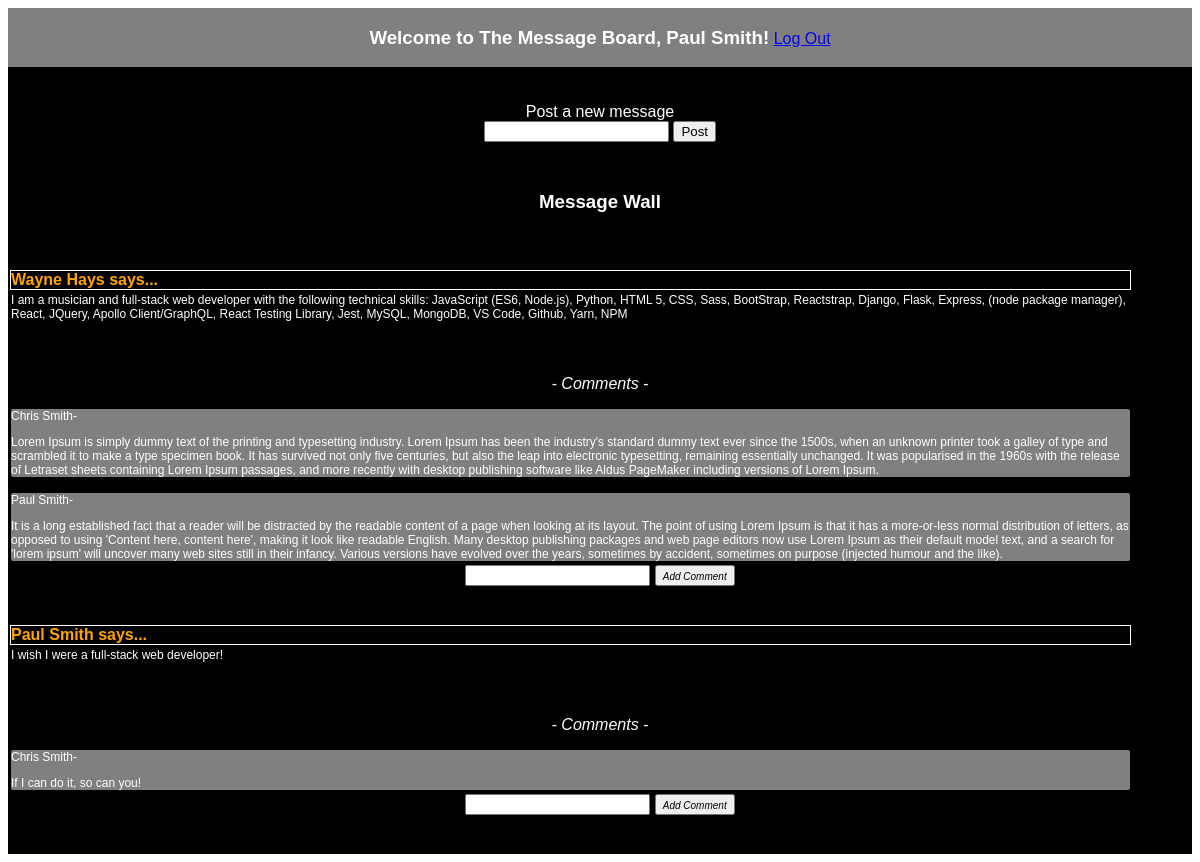
/wall (signed in), run on the app's committed database.
### wall_app/models.py (models this page shows)
class User(models.Model):
    fname = models.CharField(max_length=10)
    lname = models.CharField(max_length=10)
    email = models.CharField(max_length=20)
    password = models.CharField(max_length=20)
    created_at = models.DateTimeField(auto_now_add=True)
    updated_at = models.DateTimeField(auto_now=True)
    objects = UserManager()

class Message(models.Model):
    message = models.TextField()
    user = models.ForeignKey(
        User, related_name='messages', on_delete=models.CASCADE)
    created_at = models.DateTimeField(auto_now_add=True)
    updated_at = models.DateTimeField(auto_now=True)

class Comment(models.Model):
    comment = models.TextField()
    user = models.ForeignKey(
        User, related_name='user_comments', on_delete=models.CASCADE)
    message = models.ForeignKey(
        Message, related_name='message_comments', on_delete=models.CASCADE)
    created_at = models.DateTimeField(auto_now_add=True)
    updated_at = models.DateTimeField(auto_now=True)

### wall_app/views.py (the view)
# urls.py: path('wall', views.wall),
def wall(request):
    if 'emails' not in request.session:
        return redirect("/")
    context = {
        'user': User.objects.get(email=request.session['emails']),
        'posted_msg': Message.objects.all(),
    }
    return render(request, "wall.html", context)

### wall_app/templates/wall.html (shortened to what this page needs)
<!DOCTYPE html>
<html lang="en">
  <head>
    {% load static %}
    <link rel="stylesheet" href="{% static 'css/style.css' %}" />
  </head>
  <body>
    <div class="wrapper">
      <div class="header">
        <div class="welcome">
          <h3>Welcome to The Message Board, {{user.fname}} {{user.lname}}!</h3>
        </div>
        <div class="logout">
          <a href="/logout">Log Out</a>
        </div>
      </div>
      <br />
      <br />
      <div class="post_msg">
        <form action="/post_new_msg" method="post">
          <label for="new_message"><a>Post a new message</a></label>
          <br />
          <input type="text" name="new_message" />
          <button type="submit">Post</button>
        </form>
      </div>
      <div class="msg_wall">
        <h3>Message Wall</h3>
        <br />
        <br />
        <div class="msg">
          <table>
            <tbody>
              {% for message in posted_msg %}
              <tr>
                <td>
                  <div class="msg_user">
                    <b>{{message.user.fname}} {{message.user.lname}} says...</b>
                  </div>
                </td>
              </tr>
              <tr>
                <td>
                  <div class="msg_body">
                    <a>{{message.message}}</a>
                  </div>
                  <br />
                  <br />
                  <br />
                  <i> - Comments - </i>
                </td>
              </tr>
              {% for comment in message.message_comments.all %}
              <tr>
                <td>
                  <div class="comments">
                    <p>
                      {{comment.user.fname}} {{comment.user.lname}}-
                    </p>
                    <a>{{comment.comment}}</a>
                  </div>
                </td>
              </tr>
              {% endfor %}
              <tr>
                <td>
                  <div class="post_comment">
                    <form action="/post_new_comment" method="post">
                      <input type="text" name="new_comment" />
                      <button type="submit">
                        <i style="font-size: 10px;">Add Comment</i>
                      </button>
                    </form>
                    <br />
                    <br />
                  </div>
                </td>
              </tr>
              {% endfor %}
            </tbody>
          </table>
        </div>
      </div>
    </div>
  </body>
</html>

### wall_app/static/css/style.css (style rules this page uses)
.wrapper { background-color: black; margin: auto; width: 100%; text-align: center; color: white; font-family: Arial, Helvetica, sans-serif; }
.header { background-color: grey; width: 100%; margin: auto; }
.welcome { left: 100%; display: inline-block; }
.logout { right: 100%; display: inline-block; }
.msg_wall { padding-top: 30px; width: 100%; margin: auto; }
.msg { background-color: black; width: 100%; margin: auto; }
.msg_user { color: orange; outline: 1px solid white; text-align: left; width: 95%; }
.msg_body { color: white; border-radius: 2px; text-align: left; font-size: 12px; width: 95%; height: auto; }
.comments { font-size: 12px; text-align: left; background-color: gray; border-radius: 2px; width: 95%; height: auto; }

### data on the page
User: fname "Paul", lname "Smith"
Message: user.fname "Wayne", user.lname "Hays", message "I am a musician and full-stack web developer with the following technical skills: JavaScript (ES6, Node.js), Python, HTML 5, CSS, Sass, BootStrap, Reactstrap, Django, Flask, Express, (node package manager), React, JQuery, Apollo Client/GraphQL, React Testing Library, Jest, MySQL, MongoDB, VS Code, Github, Yarn, NPM"
Comment: user.fname "Chris", user.lname "Smith", comment "Lorem Ipsum is simply dummy text of the printing and typesetting industry. Lorem Ipsum has been the industry's standard dummy text ever since the 1500s, when an unknown printer took a galley of type and scrambled it to make a type specimen book. It has survived not only five centuries, but also the leap into electronic typesetting, remaining essentially unchanged. It was popularised in the 1960s with the release of Letraset sheets containing Lorem Ipsum passages, and more recently with desktop publishing software like Aldus PageMaker including versions of Lorem Ipsum."
Comment: user.fname "Paul", user.lname "Smith", comment "It is a long established fact that a reader will be distracted by the readable content of a page when looking at its layout. The point of using Lorem Ipsum is that it has a more-or-less normal distribution of letters, as opposed to using 'Content here, content here', making it look like readable English. Many desktop publishing packages and web page editors now use Lorem Ipsum as their default model text, and a search for 'lorem ipsum' will uncover many web sites still in their infancy. Various versions have evolved over the years, sometimes by accident, sometimes on purpose (injected humour and the like)."
Message: user.fname "Paul", user.lname "Smith", message "I wish I were a full-stack web developer!"
Comment: user.fname "Chris", user.lname "Smith", comment "If I can do it, so can you!"
